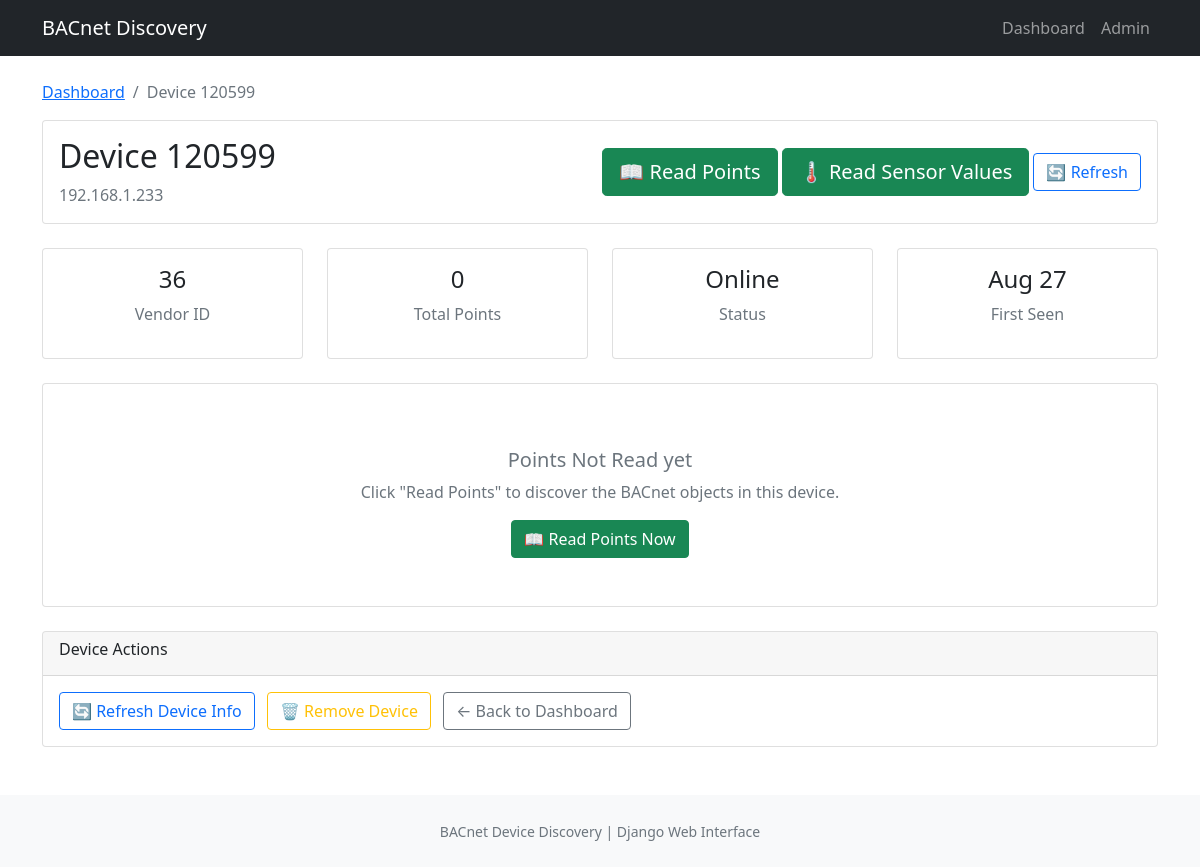
Before: /device/120599/ with the older database file.
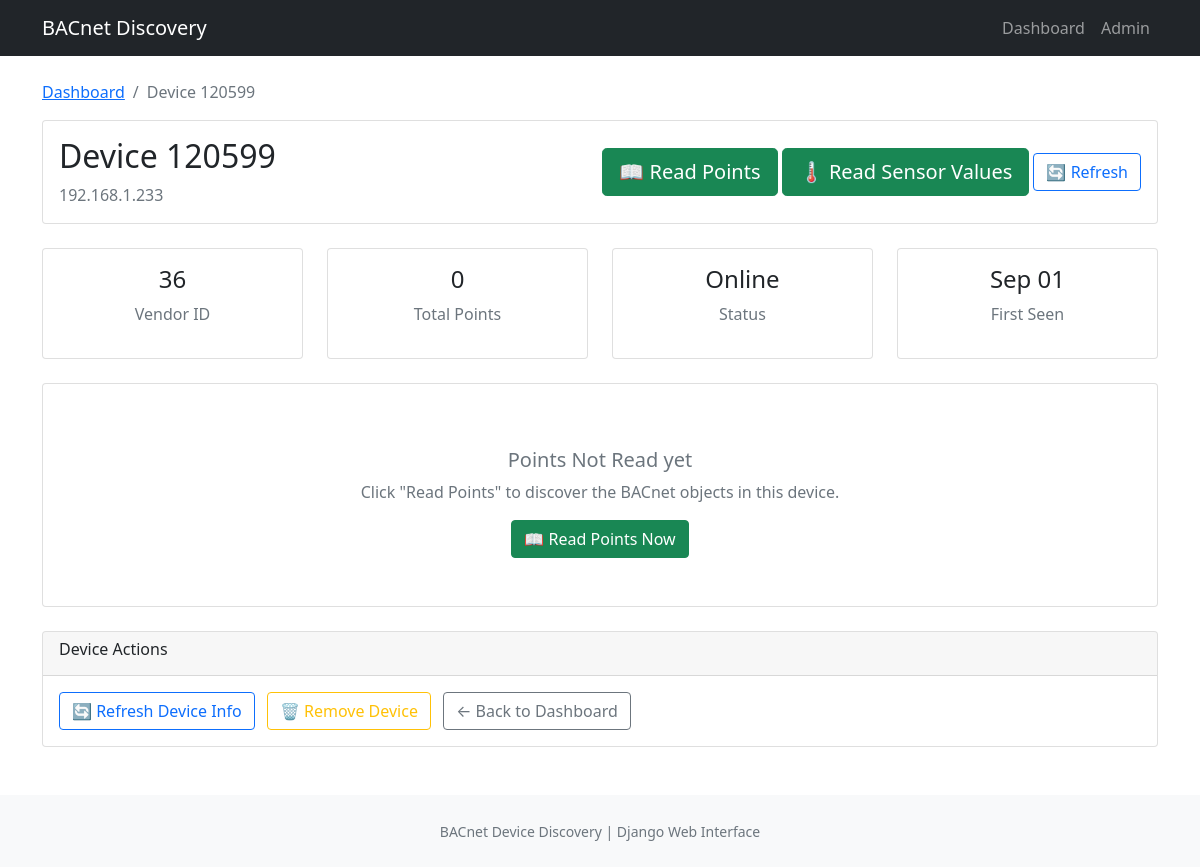
After: the same page with the newer database file.
### discovery/models.py (models this page shows, shortened)
class BACnetDevice(models.Model):
    device_id = models.IntegerField(
        unique=True, help_text="BACnet device instance number"
    )
    address = models.CharField(max_length=50, help_text="IP address of device")
    vendor_id = models.IntegerField(help_text="BACnet vendor ID")
    first_seen = models.DateTimeField(auto_now_add=True)
    last_seen = models.DateTimeField(auto_now_add=True)
    is_online = models.BooleanField(default=True)
    points_read = models.BooleanField(default=True)
    class Meta:
        ordering = ["device_id"]
        verbose_name = "BACnet Device"
        verbose_name_plural = "BACnet Devices"

### discovery/views.py (the view)
# urls.py: path("device/<int:device_id>/", views.device_detail, name="device_detail"),
def device_detail(request, device_id):
    device = get_object_or_404(BACnetDevice, device_id=device_id)
    points = device.points.all().order_by("object_type", "instance_number")
    points_by_type = {}
    for point in points:
        if point.object_type not in points_by_type:
            points_by_type[point.object_type] = []
        points_by_type[point.object_type].append(point)
    context = {
        "device": device,
        "points": points,
        "points_by_type": points_by_type,
        "point_count": points.count(),
    }
    return render(request, "discovery/device_detail.html", context)

### discovery/templates/discovery/device_detail.html (shortened to what the changed rows need)
{% extends 'discovery/base.html' %}
{% block content %}
<nav aria-label="breadcrumb">
    <ol class="breadcrumb">
        <li class="breadcrumb-item"><a href="{% url 'discovery:dashboard' %}">Dashboard</a></li>
        <li class="breadcrumb-item active">Device {{ device.device_id }}</li>
    </ol>
</nav>
<div class="row mb-4">
    <div class="col">
        <div class="card">
            <div class="card-body">
                <div class="d-flex align-items-center justify-content-between">
                    <div>
                        <h2>
                            Device {{ device.device_id }}
                        </h2>
                        <p class="text-muted mb-0">{{ device.address }}</p>
                    </div>
                </div>
            </div>
        </div>
    </div>
</div>
<div class="row mb-4">
    <div class="col-md-3">
        <div class="card">
            <div class="card-body text-center">
                <h4>{{ device.vendor_id }}</h4>
                <p class="text-muted">Vendor ID</p>
            </div>
        </div>
    </div>
    <div class="col-md-3">
        <div class="card">
            <div class="card-body text-center">
                <h4>{{ device.first_seen|date:"M d" }}</h4>
                <p class="text-muted">First Seen</p>
            </div>
        </div>
    </div>
</div>
{% endblock %}

Changed rows visible on the page:
removed BACnetDevice: device_id "120599", address "192.168.1.233", vendor_id "36", first_seen "Aug 27"
added BACnetDevice: device_id "120599", address "192.168.1.233", vendor_id "36", first_seen "Sep 01"
